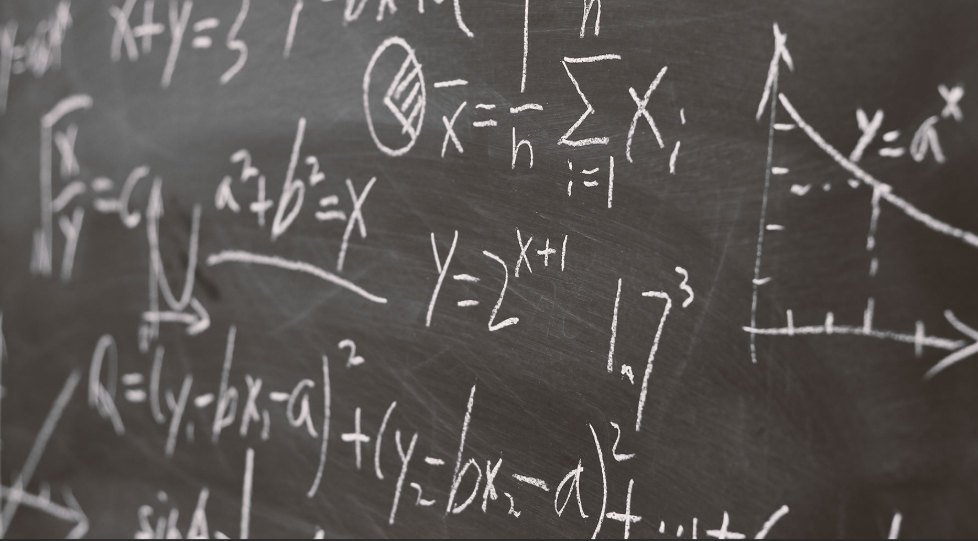
#> input picture Week7/math.png, 978 x 541 px
$ python image.py
#> lines starting #> are read from the running program, lines starting #| are printed output that depends on the picture
from PIL import Image
from PIL import ImageFilter

def main():
    with Image.open("math.png") as img:
#> img is the input picture: PIL image 978x541 RGBA; mean R, G, B, A 89.4, 84.9, 82.3, 255
        img = img.filter(ImageFilter.FIND_EDGES)
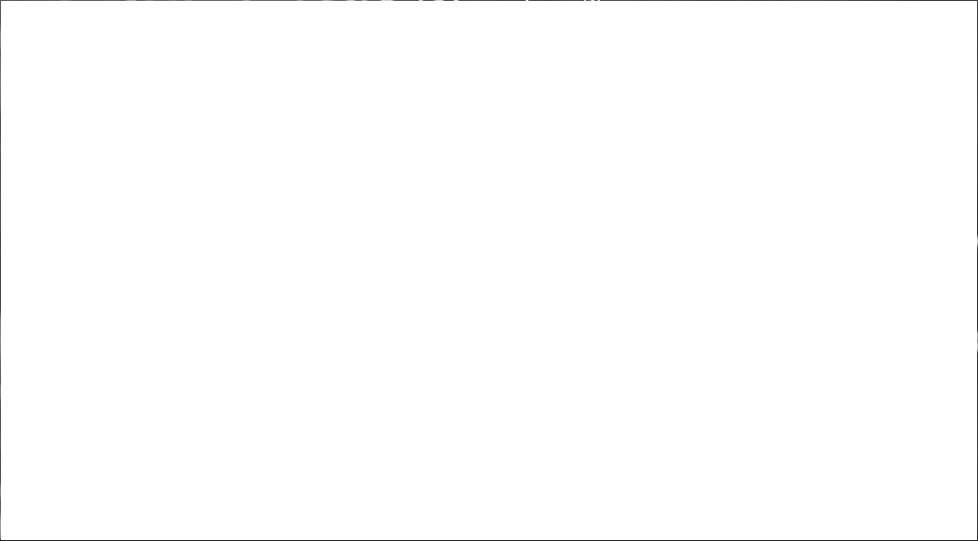
#> img: PIL image 978x541 RGBA; mean R, G, B, A 8.2, 8.1, 8.2, 1.5; transparent parts drawn white
        print(img.size)
#| (978, 541)
        print(img.format)
#| None
        img.save("mathedges.png")


main()
